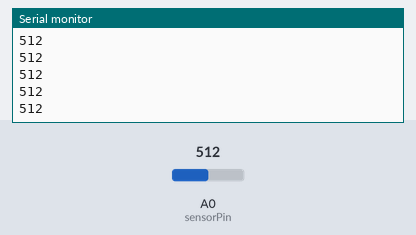
This sketch was run on a simulated Arduino Uno, built with avr-gcc and run on an emulated ATmega328P. Parts: the last lines printed to the serial monitor. The test bench sets the inputs (shaded band); at power-on: A0 (sensorPin) = 512.

Above: at 1.2 s.
1.3 s: A0 (sensorPin) set to 716
At 2.1 s:
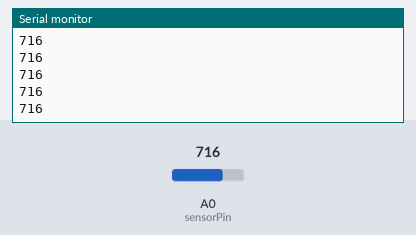
2.8 s: A0 (sensorPin) set to 900
At 3.7 s:
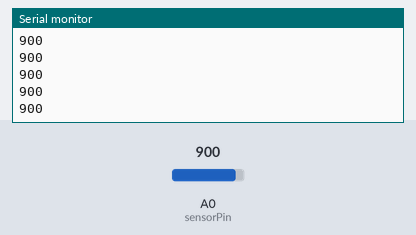
Timing chart, 0 to 5.8 s (numbered marks = the images above; inputs shaded):
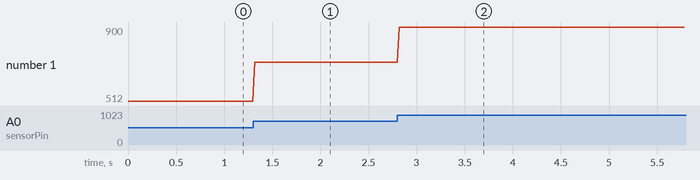

Measured:
- after the input at 1.3 s, the serial monitor: prints a new line at once (image 1)
- after the input at 2.8 s, the serial monitor: prints a new line at once (image 2)
- plotted number 1: 512 → 716 after the input at 1.3 s, 716 → 900 after the input at 2.8 s

The sketch:

hw4-team14.ino
```cpp
/*
 * File: hw4-team14.ino
 *
 * Team 14 Homework 4
 * Adam Becker
 * Adam Claassen
 * Tianchin Fu
 * Luke Hurtig
 *
 * Program revision 1
 * Due 2016-2-23
 *
 * This program aquires a distance measurement from the IR sensor and prints it over serial every 20ms (blocking).
 */

int sensorPin = A0;
int measureDelay = 20;

void setup(){
  Serial.begin(9600);
}

void loop(){
  int analogValue = sensorRead();
  Serial.println(analogValue);
  delay(measureDelay);
}

int sensorRead(){
  analogRead(sensorPin);
}
```
